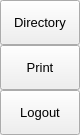
                 <widget class="QFrame" name="extraRightBox">
                  <property name="minimumSize">
                   <size>
                    <width>0</width>
                    <height>0</height>
                   </size>
                  </property>
                  <property name="maximumSize">
                   <size>
                    <width>0</width>
                    <height>16777215</height>
                   </size>
                  </property>
                  <property name="frameShape">
                   <enum>QFrame::NoFrame</enum>
                  </property>
                  <property name="frameShadow">
                   <enum>QFrame::Raised</enum>
                  </property>
                  <layout class="QVBoxLayout" name="verticalLayout_7">
                   <property name="spacing">
                    <number>0</number>
                   </property>
                   <property name="leftMargin">
                    <number>0</number>
                   </property>
                   <property name="topMargin">
                    <number>0</number>
                   </property>
                   <property name="rightMargin">
                    <number>0</number>
                   </property>
                   <property name="bottomMargin">
                    <number>0</number>
                   </property>
                   <item>
                    <widget class="QFrame" name="themeSettingsTopDetail">
                     <property name="maximumSize">
                      <size>
                       <width>16777215</width>
                       <height>3</height>
                      </size>
                     </property>
                     <property name="frameShape">
                      <enum>QFrame::NoFrame</enum>
                     </property>
                     <property name="frameShadow">
                      <enum>QFrame::Raised</enum>
                     </property>
                    </widget>
                   </item>
                   <item>
                    <widget class="QFrame" name="contentSettings">
                     <property name="frameShape">
                      <enum>QFrame::NoFrame</enum>
                     </property>
                     <property name="frameShadow">
                      <enum>QFrame::Raised</enum>
                     </property>
                     <layout class="QVBoxLayout" name="verticalLayout_13">
                      <property name="spacing">
                       <number>0</number>
                      </property>
                      <property name="leftMargin">
                       <number>0</number>
                      </property>
                      <property name="topMargin">
                       <number>0</number>
                      </property>
                      <property name="rightMargin">
                       <number>0</number>
                      </property>
                      <property name="bottomMargin">
                       <number>0</number>
                      </property>
                      <item alignment="Qt::AlignTop">
                       <widget class="QFrame" name="topMenus">
                        <property name="frameShape">
                         <enum>QFrame::NoFrame</enum>
                        </property>
                        <property name="frameShadow">
                         <enum>QFrame::Raised</enum>
                        </property>
                        <layout class="QVBoxLayout" name="verticalLayout_14">
                         <property name="spacing">
                          <number>0</number>
                         </property>
                         <property name="leftMargin">
                          <number>0</number>
                         </property>
                         <property name="topMargin">
                          <number>0</number>
                         </property>
                         <property name="rightMargin">
                          <number>0</number>
                         </property>
                         <property name="bottomMargin">
                          <number>0</number>
                         </property>
                         <item>
                          <widget class="QPushButton" name="btnDirectory">
                           <property name="sizePolicy">
                            <sizepolicy hsizetype="Expanding" vsizetype="Fixed">
                             <horstretch>0</horstretch>
                             <verstretch>0</verstretch>
                            </sizepolicy>
                           </property>
                           <property name="minimumSize">
                            <size>
                             <width>0</width>
                             <height>45</height>
                            </size>
                           </property>
                           <property name="font">
                            <font>
                             <family>Segoe UI</family>
                             <pointsize>10</pointsize>
                             <weight>50</weight>
                             <italic>false</italic>
                             <bold>false</bold>
                            </font>
                           </property>
                           <property name="cursor">
                            <cursorShape>PointingHandCursor</cursorShape>
                           </property>
                           <property name="layoutDirection">
                            <enum>Qt::LeftToRight</enum>
                           </property>
                           <property name="styleSheet">
                            <string notr="true">background-image: url(:/icons/images/icons/cil-envelope-open.png);</string>
                           </property>
                           <property name="text">
                            <string>Directory</string>
                           </property>
                          </widget>
                         </item>
                         <item>
                          <widget class="QPushButton" name="btn_print">
                           <property name="sizePolicy">
                            <sizepolicy hsizetype="Expanding" vsizetype="Fixed">
                             <horstretch>0</horstretch>
                             <verstretch>0</verstretch>
                            </sizepolicy>
                           </property>
                           <property name="minimumSize">
                            <size>
                             <width>0</width>
                             <height>45</height>
                            </size>
                           </property>
                           <property name="font">
                            <font>
                             <family>Segoe UI</family>
                             <pointsize>10</pointsize>
                             <weight>50</weight>
                             <italic>false</italic>
                             <bold>false</bold>
                            </font>
                           </property>
                           <property name="cursor">
                            <cursorShape>PointingHandCursor</cursorShape>
                           </property>
                           <property name="layoutDirection">
                            <enum>Qt::LeftToRight</enum>
                           </property>
                           <property name="styleSheet">
                            <string notr="true">background-image: url(:/icons/images/icons/cil-print.png);</string>
                           </property>
                           <property name="text">
                            <string>Print</string>
                           </property>
                          </widget>
                         </item>
                         <item>
                          <widget class="QPushButton" name="btn_logout">
                           <property name="sizePolicy">
                            <sizepolicy hsizetype="Expanding" vsizetype="Fixed">
                             <horstretch>0</horstretch>
                             <verstretch>0</verstretch>
                            </sizepolicy>
                           </property>
                           <property name="minimumSize">
                            <size>
                             <width>0</width>
                             <height>45</height>
                            </size>
                           </property>
                           <property name="font">
                            <font>
                             <family>Segoe UI</family>
                             <pointsize>10</pointsize>
                             <weight>50</weight>
                             <italic>false</italic>
                             <bold>false</bold>
                            </font>
                           </property>
                           <property name="cursor">
                            <cursorShape>PointingHandCursor</cursorShape>
                           </property>
                           <property name="layoutDirection">
                            <enum>Qt::LeftToRight</enum>
                           </property>
                           <property name="styleSheet">
                            <string notr="true">background-image: url(:/icons/images/icons/cil-account-logout.png);</string>
                           </property>
                           <property name="text">
                            <string>Logout</string>
                           </property>
                          </widget>
                         </item>
                        </layout>
                       </widget>
                      </item>
                     </layout>
                    </widget>
                   </item>
                  </layout>
                 </widget>
